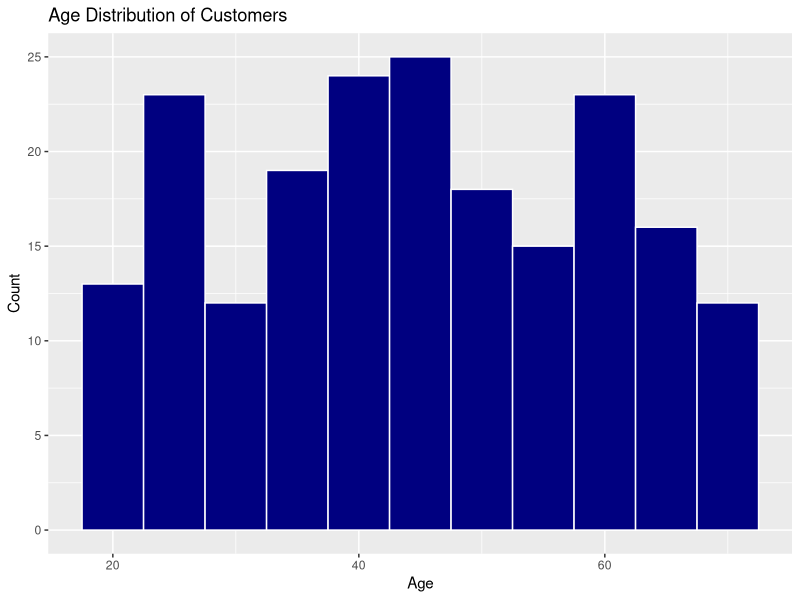
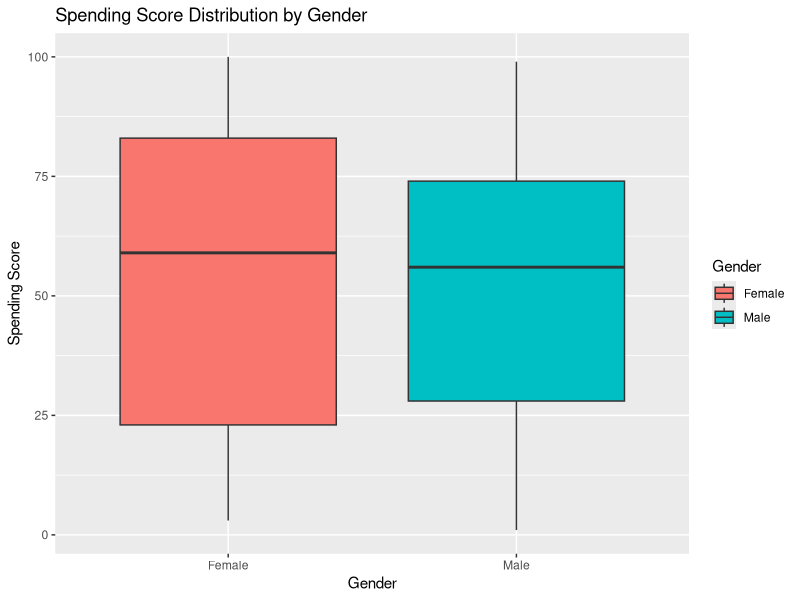
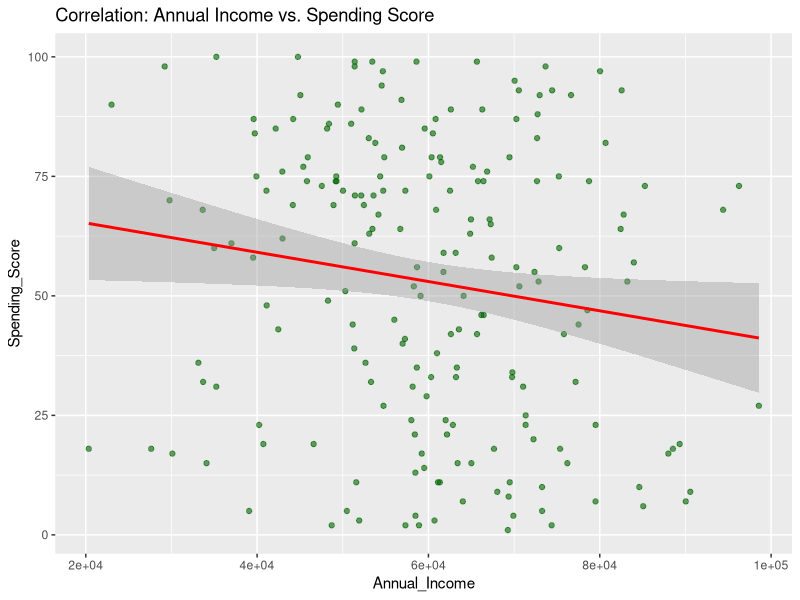

Here is the R script that generated these plots, in order:
install.packages("ggplot2")
install.packages("dplyr")
install.packages("corrplot")
# Load necessary libraries
library(ggplot2)
library(dplyr)
library(corrplot)

# 1. Import the dataset
# Assuming the Kaggle dataset 'customer_data.csv' is in your directory
# For this project, we generate a synthetic version to ensure code execution
set.seed(123)
n <- 200
data <- data.frame(
  CustomerID = 1:n,
  Gender = sample(c("Male", "Female"), n, replace = TRUE),
  Age = sample(18:70, n, replace = TRUE),
  Annual_Income = rnorm(n, mean = 60000, sd = 15000),
  Spending_Score = sample(1:100, n, replace = TRUE),
  Region = sample(c("North", "South", "East", "West"), n, replace = TRUE)
)
# Check for missing values
sum(is.na(data))

# Data Preprocessing
data$Gender <- as.factor(data$Gender)
data$Region <- as.factor(data$Region)

# Remove redundant columns
clean_data <- data %>% select(-CustomerID)

# Statistical Summary
summary(clean_data)

# Graphical Analysis: Age Distribution
ggplot(clean_data, aes(x = Age)) +
  geom_histogram(binwidth = 5, fill = "navy", color = "white") +
  labs(title = "Age Distribution of Customers", x = "Age", y = "Count")

# Correlation between Income and Spending Score
cor_val <- cor(clean_data$Annual_Income, clean_data$Spending_Score)
print(paste("Pearson Correlation:", round(cor_val, 4)))

# Hypothesis Testing: Is average income = 55,000?
t_test_result <- t.test(clean_data$Annual_Income, mu = 55000)
print(t_test_result)

# Spending Score by Gender
ggplot(clean_data, aes(x = Gender, y = Spending_Score, fill = Gender)) +
  geom_boxplot() +
  labs(title = "Spending Score Distribution by Gender", y = "Spending Score")

# Income vs Spending Score Scatter Plot
ggplot(clean_data, aes(x = Annual_Income, y = Spending_Score)) +
  geom_point(alpha = 0.6, color = "darkgreen") +
  geom_smooth(method = "lm", color = "red") +
  labs(title = "Correlation: Annual Income vs. Spending Score")
